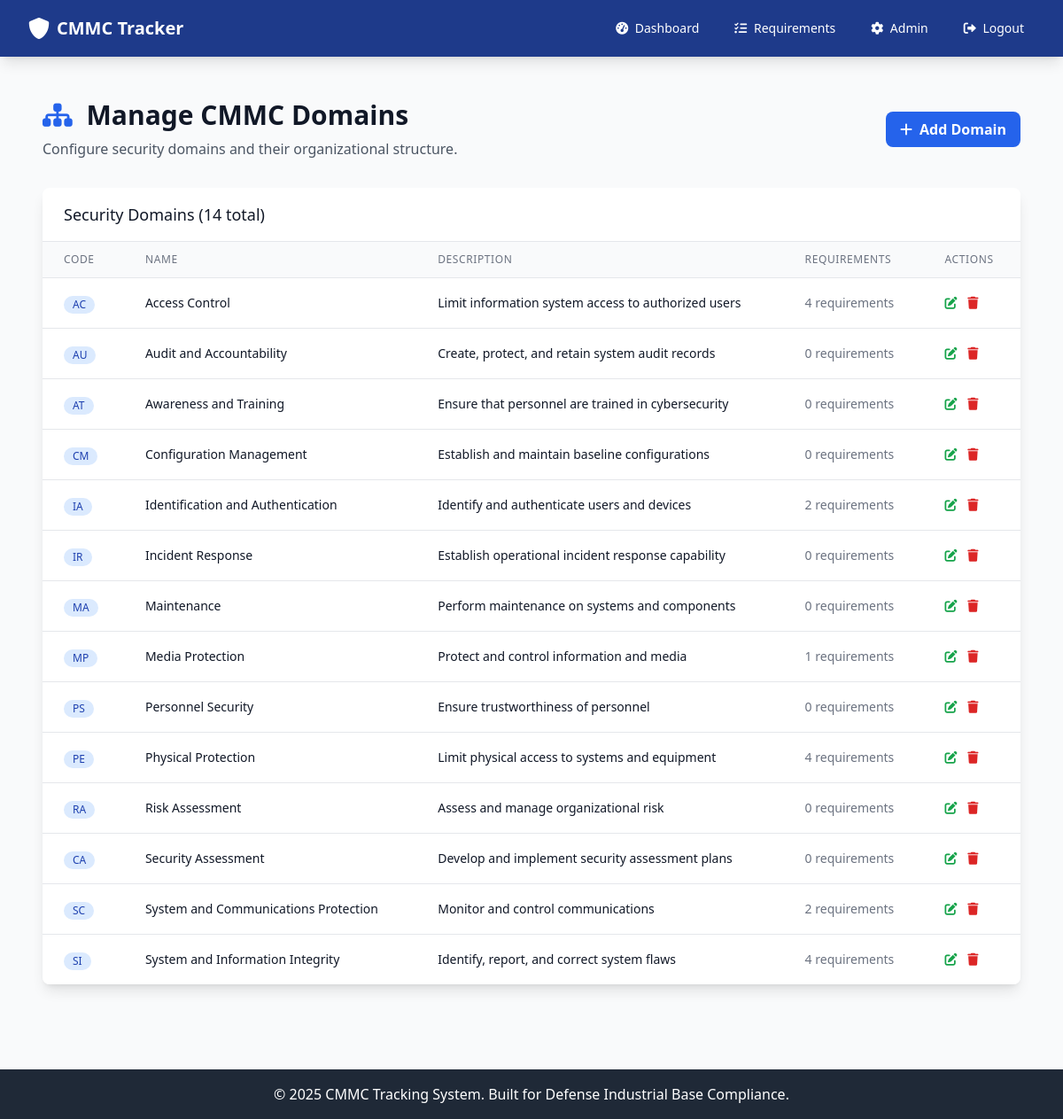
/admin/domains (signed in), run on an earlier commit of the app's database.
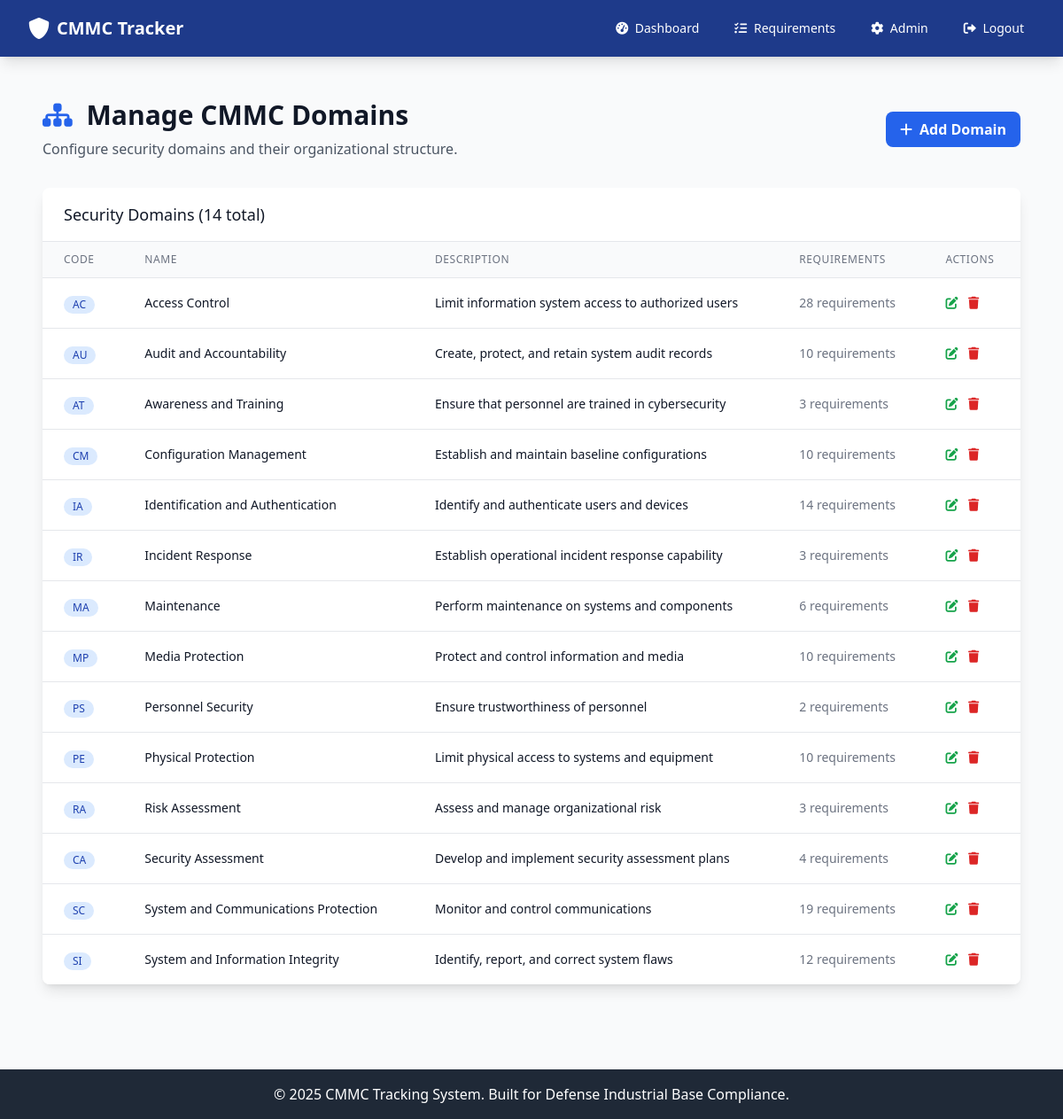
And on a later commit of the database.
### app.py (models this page shows)
class CMMCDomain(db.Model):
    __tablename__ = 'cmmc_domain'
    id = db.Column(db.Integer, primary_key=True)
    code = db.Column(db.String(10), unique=True, nullable=False)
    name = db.Column(db.String(100), nullable=False)
    description = db.Column(db.Text)
    created_at = db.Column(db.DateTime, default=datetime.utcnow)

### app.py (the view)
@app.route('/admin/domains')
@admin_required
def admin_domains():
    domains = CMMCDomain.query.all()
    return render_template('admin/domains.html', domains=domains)

### app.py (called while the page is built, shortened)
def admin_required(f):
    @wraps(f)
    def decorated_function(*args, **kwargs):
        if 'user_id' not in session:
            flash('Please log in to access this page.', 'warning')
            return redirect(url_for('login'))
        user = User.query.get(session['user_id'])
        if not user or user.role != 'admin':
            flash('Admin access required.', 'error')
            return redirect(url_for('dashboard'))
        return f(*args, **kwargs)
    return decorated_function

@app.before_request
def enforce_device_and_user_authorization():
    open_endpoints = {
        'index', 'login', 'register', 'logout', 'static', 'device_pending'
    }
    if request.endpoint in open_endpoints:
        return None
    if 'user_id' not in session:
        return None
    user = User.query.get(session['user_id'])
    if not user:
        session.clear()
        return redirect(url_for('login'))
    if not user.is_authorized:
        flash('Your account is awaiting authorization by an administrator.', 'warning')
        return redirect(url_for('index'))
    if user.role == 'admin':
        return None

### templates/admin/domains.html (shortened to what this page needs)
{% extends "base.html" %}
{% block content %}
<div class="px-4 py-6">
    <div class="flex justify-between items-center mb-8">
        <div>
            <h1 class="text-3xl font-bold text-gray-900 mb-2">
                <i class="fas fa-sitemap text-blue-600 mr-2"></i>
                Manage CMMC Domains
            </h1>
            <p class="text-gray-600">Configure security domains and their organizational structure.</p>
        </div>
        <a href="{{ url_for('admin_add_domain') }}" class="bg-blue-600 hover:bg-blue-700 text-white font-bold py-2 px-4 rounded-lg transition duration-200">
            <i class="fas fa-plus mr-2"></i>Add Domain
        </a>
    </div>
    <div class="bg-white shadow-lg rounded-lg overflow-hidden">
        <div class="px-6 py-4 border-b border-gray-200">
            <h3 class="text-lg font-medium text-gray-900">Security Domains ({{ domains|length }} total)</h3>
        </div>
        {% if domains %}
        <div class="overflow-x-auto">
            <table class="min-w-full divide-y divide-gray-200">
                <thead class="bg-gray-50">
                    <tr>
                        <th class="px-6 py-3 text-left text-xs font-medium text-gray-500 uppercase tracking-wider">Code</th>
                        <th class="px-6 py-3 text-left text-xs font-medium text-gray-500 uppercase tracking-wider">Name</th>
                        <th class="px-6 py-3 text-left text-xs font-medium text-gray-500 uppercase tracking-wider">Description</th>
                        <th class="px-6 py-3 text-left text-xs font-medium text-gray-500 uppercase tracking-wider">Requirements</th>
                        <th class="px-6 py-3 text-left text-xs font-medium text-gray-500 uppercase tracking-wider">Actions</th>
                    </tr>
                </thead>
                <tbody class="bg-white divide-y divide-gray-200">
                    {% for domain in domains %}
                    <tr class="hover:bg-gray-50">
                        <td class="px-6 py-4 whitespace-nowrap">
                            <span class="inline-flex items-center px-2.5 py-0.5 rounded-full text-xs font-medium bg-blue-100 text-blue-800">
                                {{ domain.code }}
                            </span>
                        </td>
                        <td class="px-6 py-4 whitespace-nowrap">
                            <div class="text-sm font-medium text-gray-900">{{ domain.name }}</div>
                        </td>
                        <td class="px-6 py-4">
                            <div class="text-sm text-gray-900">{{ domain.description or 'No description provided' }}</div>
                        </td>
                        <td class="px-6 py-4 whitespace-nowrap text-sm text-gray-500">
                            {{ domain.requirements|length }} requirements
                        </td>
                        <td class="px-6 py-4 whitespace-nowrap text-sm font-medium space-x-2">
                            <button onclick="editDomain({{ domain.id }})" class="text-green-600 hover:text-green-900">
                                <i class="fas fa-edit"></i>
                            </button>
                            <button onclick="deleteDomain({{ domain.id }}, '{{ domain.code }}')" class="text-red-600 hover:text-red-900">
                                <i class="fas fa-trash"></i>
                            </button>
                        </td>
                    </tr>
                    {% endfor %}
                </tbody>
            </table>
        </div>
        {% endif %}
    </div>
</div>
{% endblock %}

### templates/base.html (shortened to what this page needs)
<!DOCTYPE html>
<html lang="en">
<head>
    <script src="https://cdn.tailwindcss.com"></script>
    <link href="https://cdnjs.cloudflare.com/ajax/libs/font-awesome/6.0.0/css/all.min.css" rel="stylesheet">
</head>
<body class="bg-gray-50 min-h-screen">
    <nav class="bg-blue-900 text-white shadow-lg">
        <div class="max-w-7xl mx-auto px-4 sm:px-6 lg:px-8">
            <div class="flex justify-between items-center h-16">
                <div class="flex items-center">
                    <a href="{{ url_for('index') }}" class="flex items-center space-x-2">
                        <i class="fas fa-shield-alt text-2xl"></i>
                        <span class="font-bold text-xl">CMMC Tracker</span>
                    </a>
                </div>
                <div class="hidden md:block">
                    <div class="ml-10 flex items-baseline space-x-4">
                        {% if session.user_id %}
                            <a href="{{ url_for('dashboard') }}" class="hover:bg-blue-800 px-3 py-2 rounded-md text-sm font-medium">
                                <i class="fas fa-tachometer-alt mr-1"></i> Dashboard
                            </a>
                            <a href="{{ url_for('requirements') }}" class="hover:bg-blue-800 px-3 py-2 rounded-md text-sm font-medium">
                                <i class="fas fa-list-check mr-1"></i> Requirements
                            </a>
                            {% if session.user_role == 'admin' %}
                                <a href="{{ url_for('admin_panel') }}" class="hover:bg-blue-800 px-3 py-2 rounded-md text-sm font-medium">
                                    <i class="fas fa-cog mr-1"></i> Admin
                                </a>
                            {% endif %}
                            <a href="{{ url_for('logout') }}" class="hover:bg-red-600 px-3 py-2 rounded-md text-sm font-medium">
                                <i class="fas fa-sign-out-alt mr-1"></i> Logout
                            </a>
                        {% endif %}
                    </div>
                </div>
            </div>
        </div>
    </nav>
    <main class="max-w-7xl mx-auto py-6 sm:px-6 lg:px-8">
        {% block content %}{% endblock %}
    </main>
    <footer class="bg-gray-800 text-white mt-12">
        <div class="max-w-7xl mx-auto py-4 px-4 sm:px-6 lg:px-8">
            <div class="text-center">
                <p>&copy; 2025 CMMC Tracking System. Built for Defense Industrial Base Compliance.</p>
            </div>
        </div>
    </footer>
</body>
</html>

What changed in the data, as far as the page shows it:
changed CMMCDomain "Access Control": requirements|length "4" → "28"
changed CMMCDomain "Audit and Accountability": requirements|length "0" → "10"
changed CMMCDomain "Awareness and Training": requirements|length "0" → "3"
changed CMMCDomain "Configuration Management": requirements|length "0" → "10"
changed CMMCDomain "Identification and Authentication": requirements|length "2" → "14"
changed CMMCDomain "Incident Response": requirements|length "0" → "3"
changed CMMCDomain "Maintenance": requirements|length "0" → "6"
changed CMMCDomain "Media Protection": requirements|length "1" → "10"
changed CMMCDomain "Personnel Security": requirements|length "0" → "2"
changed CMMCDomain "Physical Protection": requirements|length "4" → "10"
changed CMMCDomain "Risk Assessment": requirements|length "0" → "3"
changed CMMCDomain "Security Assessment": requirements|length "0" → "4"
changed CMMCDomain "System and Communications Protection": requirements|length "2" → "19"
changed CMMCDomain "System and Information Integrity": requirements|length "4" → "12"
